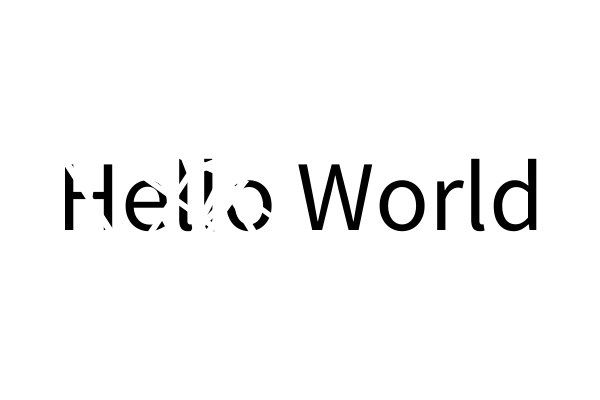
Frame 1 (no input)
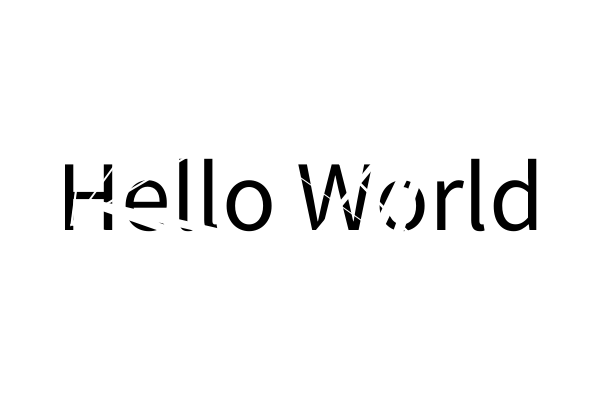
Frame 60 (the mouse pressed at the canvas centre just before this capture)
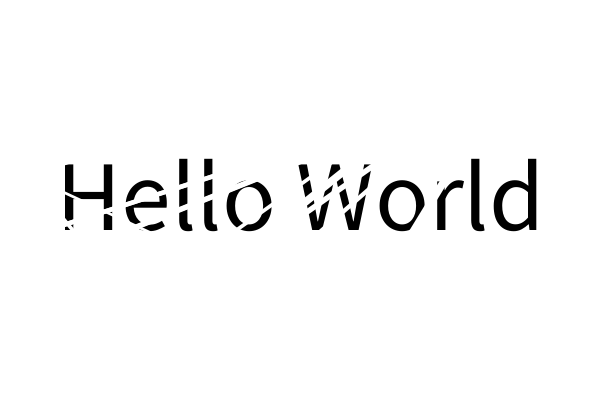
Frame 120 (the mouse held since frame 60 and released just before this capture)

The Processing sketch that drew these frames (run headless with seeded random() and noise(); from frame 60 on, the mouse is pressed at the canvas centre):

// Processing sketch: processing_57099
// ── processing_57099.pde

int num=10;
OVertex[] ov=new OVertex[num];
Mtext mt;

void setup() {
  size(600, 400);
  smooth();
  textAlign(CENTER);
  textSize(100);
  for (int i=0; i<num; i++) {
    ov[i]=new OVertex(width/2+random(-300, 300), height/2-10+random(-200, 200), 
    random(-1, 1), random(-1, 1), random(5, 10), 0.2);
  }
  mt=new Mtext(width/2, height/2);
}

void draw() {
  background(255);
  mt.display();
  beginShape(TRIANGLE_STRIP);
  for (int i=0; i<num; i++) {
    ov[i].update();
    ov[i].display();
  }
  endShape(CLOSE);
}

class OVertex {
  float X, Y, amX, amY, Ps, PsAm;
  OVertex(float nX, float nY, float nAmX, float nAmY, float nPs, float nPsAm) {
    X=nX;
    Y=nY;
    amX=nAmX;
    amY=nAmY;
    Ps=nPs;
    PsAm=nPsAm;
  }

  void update() {
    X=X+amX;
    Y=Y+amY;
    Ps=Ps-PsAm;
    if (Ps<0) {
      X=width/2+random(-300, 300);
      Y=height/2-10+random(-200, 200);
      amX=random(-1, 1);
      amY=random(-1, 1);
      Ps=random(5, 10);
      PsAm=0.2;
    }
  }

  void display() {
    stroke(255);
    noFill();
    strokeWeight(Ps);
    vertex(X, Y);
  }
}

class Mtext {
  float X, Y;
  Mtext(float nX, float nY) {
    X=nX;
    Y=nY;
  }

  void display() {
    fill(0);
    text("Hello World", X, Y+30);
  }
}
